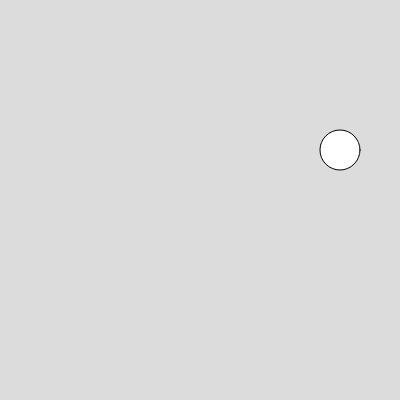
Frame 1 (no input)
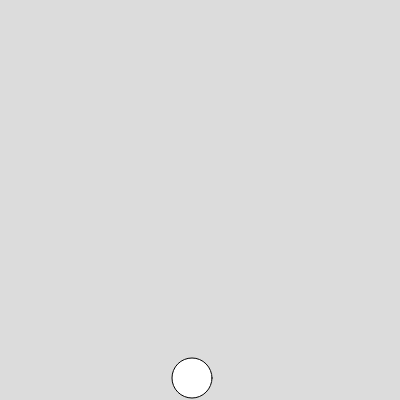
Frame 60 (no input)
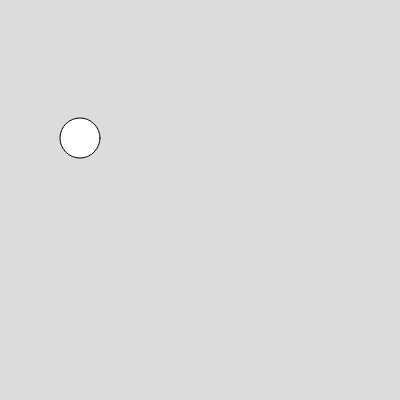
Frame 120 (the mouse pressed at the canvas centre since frame 60)

The p5.js sketch that drew these frames (run headless with seeded random() and noise() and a simulated clock; from frame 60 on, the mouse is pressed at the canvas centre):

// p5.js sketch
// ── sketch.js
let x = 340;
let y = 150;
let xspeed = 4;
let yspeed = 4;
let r = 20;

function setup() {
  createCanvas(400, 400);
}

function draw() {
  background(220);
  ellipse(x,y,r*2,r*2);
  x = x + xspeed; //iterate x
  y = y + yspeed; //irerate y 
  if(x > width -r || x<r){
    xspeed = -xspeed;
  }
  if(y > height -r || y <r){
    yspeed = -yspeed;
  }
  
}
